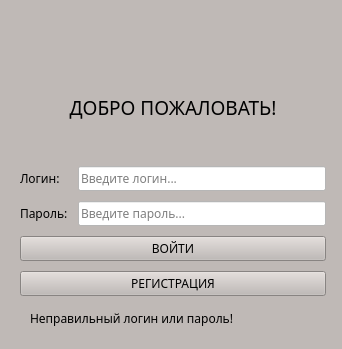
<?xml version="1.0" encoding="UTF-8"?>
<ui version="4.0">
 <class>LoginScreen</class>
 <widget class="QMainWindow" name="LoginScreen">
  <property name="geometry">
   <rect>
    <x>0</x>
    <y>0</y>
    <width>342</width>
    <height>349</height>
   </rect>
  </property>
  <property name="minimumSize">
   <size>
    <width>342</width>
    <height>349</height>
   </size>
  </property>
  <property name="maximumSize">
   <size>
    <width>342</width>
    <height>349</height>
   </size>
  </property>
  <property name="windowTitle">
   <string comment="База данных продуктового магазина">Авторизация</string>
  </property>
  <property name="windowIcon">
   <iconset>
    <normaloff>../../.designer/backup/src_img/icon.png</normaloff>../../.designer/backup/src_img/icon.png</iconset>
  </property>
  <property name="styleSheet">
   <string notr="true">font: 700 12pt &quot;Tahoma&quot;;</string>
  </property>
  <widget class="QWidget" name="centralwidget">
   <property name="styleSheet">
    <string notr="true">background-color: rgb(191, 185, 182);
font-family: NotoSans-Black;</string>
   </property>
   <widget class="QWidget" name="layoutWidget">
    <property name="geometry">
     <rect>
      <x>20</x>
      <y>40</y>
      <width>306</width>
      <height>256</height>
     </rect>
    </property>
    <layout class="QVBoxLayout" name="verticalLayout_3">
     <property name="spacing">
      <number>10</number>
     </property>
     <property name="topMargin">
      <number>20</number>
     </property>
     <item>
      <widget class="QLabel" name="greet_label">
       <property name="styleSheet">
        <string notr="true"/>
       </property>
       <property name="text">
        <string>&lt;html&gt;&lt;head/&gt;&lt;body&gt;&lt;p align=&quot;center&quot;&gt;&lt;span style=&quot; font-size:14pt;&quot;&gt;ДОБРО ПОЖАЛОВАТЬ!&lt;/span&gt;&lt;/p&gt;&lt;/body&gt;&lt;/html&gt;</string>
       </property>
      </widget>
     </item>
     <item>
      <layout class="QVBoxLayout" name="verticalLayout_2">
       <item>
        <layout class="QFormLayout" name="formLayout">
         <item row="0" column="0">
          <widget class="QLabel" name="login_label">
           <property name="text">
            <string>Логин:</string>
           </property>
          </widget>
         </item>
         <item row="0" column="1">
          <widget class="QLineEdit" name="login_text">
           <property name="autoFillBackground">
            <bool>false</bool>
           </property>
           <property name="styleSheet">
            <string notr="true">background-color: white;</string>
           </property>
           <property name="placeholderText">
            <string>Введите логин...</string>
           </property>
          </widget>
         </item>
         <item row="1" column="0">
          <widget class="QLabel" name="password_label">
           <property name="text">
            <string>Пароль:</string>
           </property>
          </widget>
         </item>
         <item row="1" column="1">
          <widget class="QLineEdit" name="password_text">
           <property name="styleSheet">
            <string notr="true">background-color: white;</string>
           </property>
           <property name="inputMethodHints">
            <set>Qt::ImhHiddenText|Qt::ImhNoAutoUppercase|Qt::ImhNoPredictiveText|Qt::ImhSensitiveData</set>
           </property>
           <property name="echoMode">
            <enum>QLineEdit::Password</enum>
           </property>
           <property name="placeholderText">
            <string>Введите пароль...</string>
           </property>
          </widget>
         </item>
        </layout>
       </item>
       <item>
        <layout class="QVBoxLayout" name="verticalLayout">
         <item>
          <widget class="QPushButton" name="login_button">
           <property name="enabled">
            <bool>true</bool>
           </property>
           <property name="styleSheet">
            <string notr="true">font: 14pt &quot;NotoSans-Black&quot;;
</string>
           </property>
           <property name="text">
            <string>ВОЙТИ</string>
           </property>
           <property name="checkable">
            <bool>false</bool>
           </property>
           <property name="autoDefault">
            <bool>true</bool>
           </property>
          </widget>
         </item>
         <item>
          <widget class="QPushButton" name="reg_button">
           <property name="enabled">
            <bool>true</bool>
           </property>
           <property name="styleSheet">
            <string notr="true">font: 14pt &quot;Microsoft JhengHei UI&quot;;</string>
           </property>
           <property name="text">
            <string>РЕГИСТРАЦИЯ</string>
           </property>
           <property name="checkable">
            <bool>false</bool>
           </property>
           <property name="autoDefault">
            <bool>true</bool>
           </property>
          </widget>
         </item>
        </layout>
       </item>
      </layout>
     </item>
    </layout>
   </widget>
   <widget class="QLabel" name="incorrect_data_label">
    <property name="enabled">
     <bool>true</bool>
    </property>
    <property name="geometry">
     <rect>
      <x>30</x>
      <y>310</y>
      <width>291</width>
      <height>16</height>
     </rect>
    </property>
    <property name="text">
     <string>Неправильный логин или пароль!</string>
    </property>
   </widget>
  </widget>
 </widget>
 <resources/>
 <connections/>
</ui>
